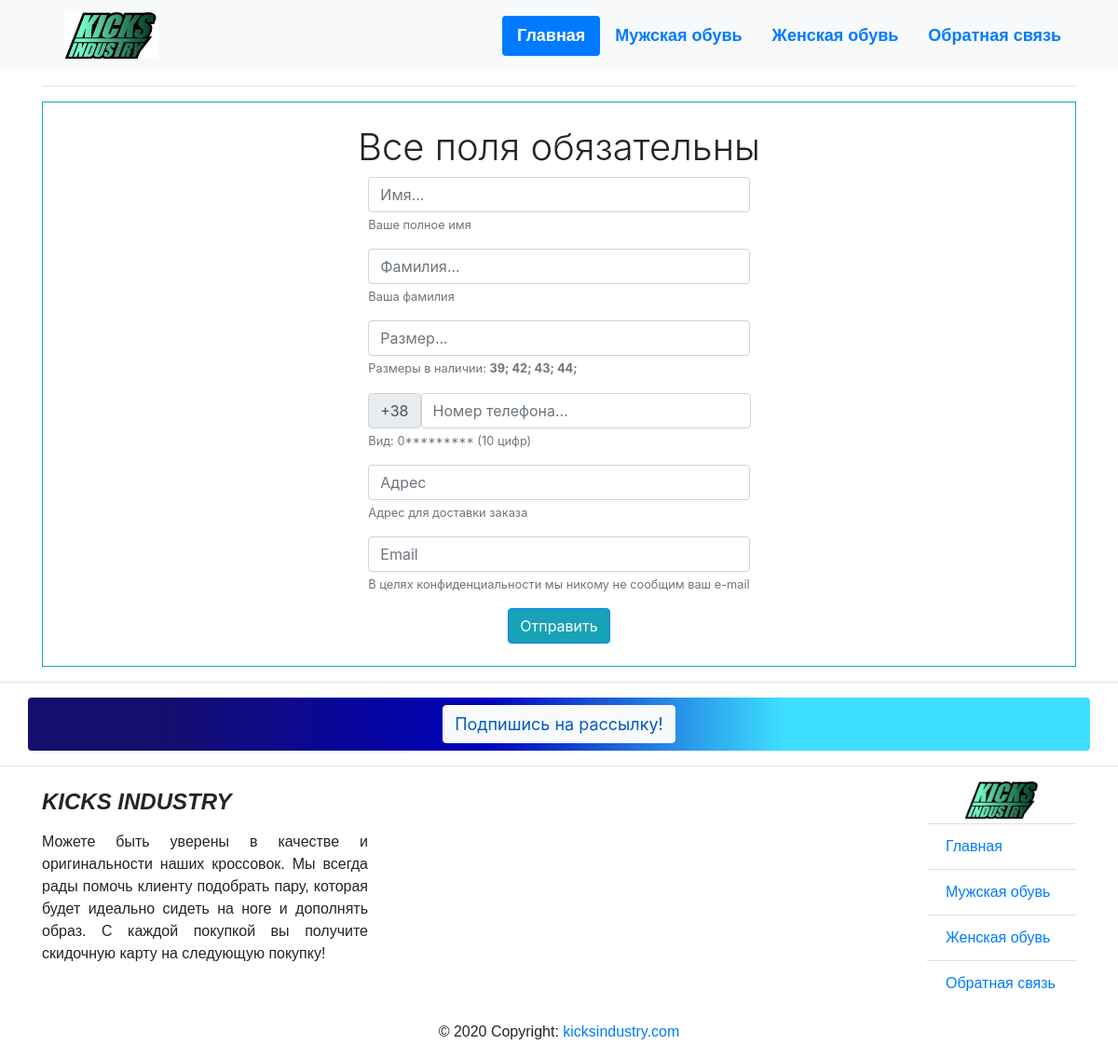
The app's page /order/2/ with its own data.
### mainShop/models.py (models this page shows, shortened)
class ShoesSize(models.Model):
    shoes_size = models.ForeignKey(ModelSizeList, on_delete=models.CASCADE)
    model_size = models.CharField(max_length=10, default='')
    is_active = models.BooleanField(default=True)
    class Meta:
        verbose_name = "Размер"
        verbose_name_plural = "Размер"

### userOrder/views.py (the view)
# urls.py: path('<int:id>/', UserOrderView, name='order'),
def UserOrderView(request, id):
    shoes = get_object_or_404(Shoes, id=id)
    size_list = ShoesSize.objects.filter(shoes_size__shoes=shoes).order_by("model_size")
    if request.method == 'POST':
        user_order = UserOrderForm(request.POST)
        if user_order.is_valid():
            name = user_order.cleaned_data['name']
            surname = user_order.cleaned_data['surname']
            size = user_order.cleaned_data['size']
            address = user_order.cleaned_data['address']
            from_email = user_order.cleaned_data['from_email']
            phone = user_order.cleaned_data['phone']
            UserOrder.objects.create(name=name,
                                     surname=surname,
                                     address=address,
                                     phone_no=phone,
                                     email=from_email,
                                     shoes_name=shoes.category.name,
                                     model=shoes.model,
                                     size=size
                                     )
            try:
                shoes.sale_cnt += 1
                shoes.save()
            except BadHeaderError:
                return HttpResponse('Проблема с отправкой отчета о покупке.')
            return render(request, 'userOrder/success.html',
                          {'shoes': shoes,
                           'size': size})
        else:
            error_message = 'Пожалуйста, заполните поля правильно.'
            return render(request, 'userOrder/user_order.html',
                          {'form': user_order,
                           'error': error_message,
                           'size_list': size_list
                           })
    else:
        user_order = UserOrderForm()
    return render(request, 'userOrder/user_order.html',
                  {'form': user_order,
                   'size_list': size_list})

### userOrder/forms.py
class UserOrderForm(forms.Form):
    name = forms.CharField(max_length=64, required=True)
    surname = forms.CharField(max_length=64, required=True)
    size = forms.CharField(max_length=10,
                           validators=[int_list_validator(sep=''),
                                       MinLengthValidator(2), ])
    address = forms.CharField(max_length=128, required=True)
    from_email = forms.EmailField(required=True)
    phone = forms.CharField(max_length=10,
                            validators=[int_list_validator(sep=''),
                                        MinLengthValidator(10), ],)

### userOrder/templates/userOrder/user_order.html (shortened to what this page needs)
{% extends "homepage/wrapper.html" %}
{% load static %}
{% block content %}
<hr>
<div class="container border border-info" style="width: auto;" style="font-family: sans-serif;">
    <br>
    <h1 class="font-weight-light text-black d-flex justify-content-center">Все поля обязательны</h1>
 	<div class="d-flex justify-content-center" style="width: auto; padding-left: 5%; padding-right: 5%;">
		<form method="post">
		    <div class="form-group">
			    <input type="text" name="name" class="form-control" id="id_sender" placeholder="Имя..." required>
			    <small id="nameHelp" class="form-text text-muted">Ваше полное имя</small>
	  		</div>
	  		<div class="form-group">
			    <input type="text" name="surname" class="form-control" id="id_sender" placeholder="Фамилия..." required>
			    <small id="surnameHelp" class="form-text text-muted">Ваша фамилия</small>
	  		</div>
	  		<div class="form-group">
			    <input type="text" name="size" class="form-control" id="id_sender" placeholder="Размер..." required>
			    {% if size_list %}
			    	<small id="sizeHelp" class="form-text text-muted">Размеры в наличии: {% for item in size_list %} <b> {{ item.model_size }}; </b> {% endfor %}</small>
			    {% endif %}
	  		</div>
	  		<div class="form-group">
				<div class="input-group-prepend">
		        	<div class="input-group-text">+38</div>
			    	<input type="text" name="phone" class="form-control" id="id_sender" placeholder="Номер телефона..." required>
			    </div>
			    <small id="phoneHelp" class="form-text text-muted">Вид: 0********* (10 цифр)</small>
	  		</div>
	  		<div class="form-group">
			    <input type="text" name="address" class="form-control" id="id_sender" placeholder="Адрес" required>
			    <small id="addressHelp" class="form-text text-muted">Адрес для доставки заказа</small>
	  		</div>
		    <div class="form-group">
			    <input type="text" name="from_email" class="form-control" id="id_sender" placeholder="Email" required>
			    <small id="emailHelp" class="form-text text-muted">В целях конфиденциальности мы никому не сообщим ваш e-mail</small>
	  		</div>
		    <div class="form-actions d-flex justify-content-center">
		      <input class="btn btn-primary bg-info text-white" type="submit" value="Отправить">
		    </div>
		    <br>
		</form>
	</div>
</div>
{% endblock content %}

### records on screen
ShoesSize: model_size "39"
ShoesSize: model_size "42"
ShoesSize: model_size "43"
ShoesSize: model_size "44"
